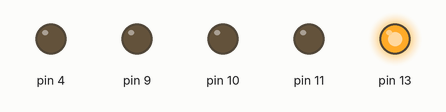
Simulated run of this sketch. Board: Arduino Uno, built with avr-gcc and run on an emulated ATmega328P. Shown: output pins drawn as LEDs (lit = HIGH).

Above: at 0.1 s.
At 39.85 s:
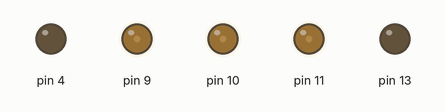
Timing chart, 0 to 40.0 s (numbered marks = the images above):
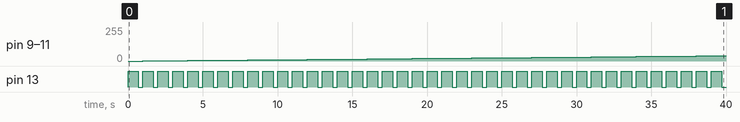

Measured:
- by itself, pin 9–11: moves from 0/255 to 39/255 over 38.0 s
- by itself, pin 13: alternates HIGH for 0.70 s and LOW for 0.30 s

The sketch:

mwc_mini_led.ino
```cpp
void setup() {
  // put your setup code here, to run once:
  pinMode(13,OUTPUT);
}

int i=0;
void loop() {
  // put your main code here, to run repeatedly:
  digitalWrite(13,HIGH);

    analogWrite(4,i);
    analogWrite(9,i);
    analogWrite(10,i);
    analogWrite(11,i);
    delay(500);

  if (i<64) i++; else i=0;

  delay(200);
  digitalWrite(13,LOW);
  delay(300);

}
```
